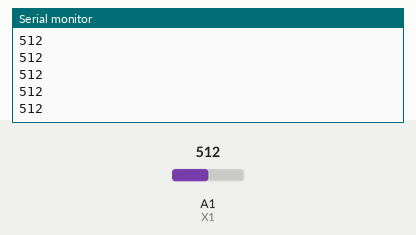
Simulated run of this sketch. Board: Arduino Pro Mini, built with avr-gcc and run on an emulated ATmega328P. Shown: the last lines printed to the serial monitor. Inputs (shaded band) come from the test bench; at power-on: A1 (X1) = 512.

Above: at 1.2 s.
1.3 s: A1 (X1) set to 716
At 2.2 s:
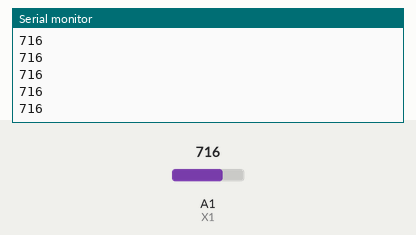
2.8 s: A1 (X1) set to 900
At 3.4 s:
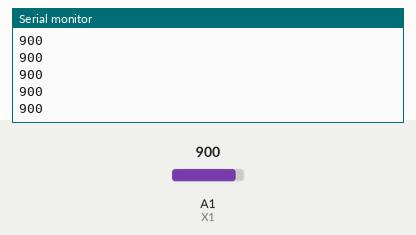
Timing chart, 0 to 5.8 s (numbered marks = the images above; inputs shaded):
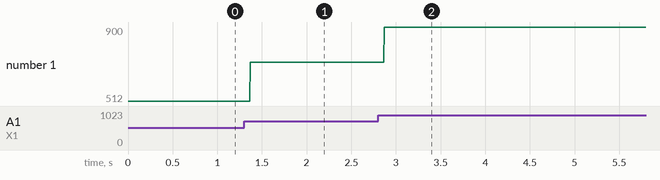

Measured:
- after the input at 1.3 s, the serial monitor: prints a new line after 0.07 s (image 1)
- after the input at 2.8 s, the serial monitor: prints a new line after 0.07 s (image 2)
- plotted number 1: 512 → 716 after the input at 1.3 s, 716 → 900 after the input at 2.8 s

The sketch:

HallTest.ino
```cpp
//Use with Arduino Pro Mini

//#include <AccelStepper.h>
#include <microsmooth.h>

//Control
#define STEP  6
#define DIR   5

//Sense
#define X1    A1
#define X2    A2

uint16_t *history = ms_init(SGA);
 int processed_value;

void setup(){
  Serial.begin(9600);
  pinMode(X1, INPUT);
  pinMode(X2, INPUT);
  /*pinMode(STEP, OUTPUT);
  pinMode(DIR, OUTPUT);
  stepper.setMaxSpeed(1000);
  stepper.setSpeed(500);*/
}

void loop(){
  processed_value = sga_filter(analogRead(X1), history);
  if(0 == 0){
    Serial.println(analogRead(X1));
  }
  delay(1);        // delay in between reads for stability
}
```
